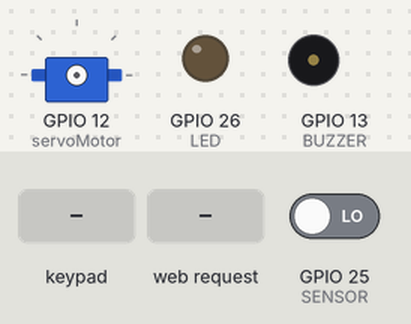
Recording of a sketch running on a simulated ESP32. Parts: servo, output pins drawn as LEDs (lit = HIGH), buzzer (waves = sounding, pin HIGH). The test bench sets the inputs (shaded band); at power-on: GPIO 25 (SENSOR) LOW. WiFi joins after 1.5 s; servers stay silent unless stated; what the sketch prints to the serial monitor is not drawn.

Above: at 2.7 s.
2.8 s: keypad keys 1 2 3 pressed 0.4 s apart
7.0 s: HTTP request GET / received
10.0 s: GPIO 25 (SENSOR) driven HIGH
At 12.9 s:
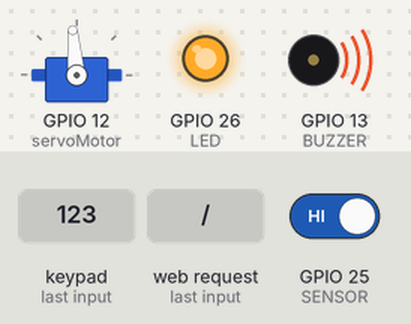
Timing chart, 0 to 17.0 s (numbered marks = the images above; inputs shaded):
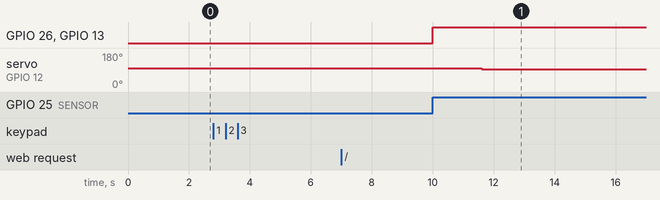

The sketch:

IoT_Final.ino
```cpp
// Dan Koskiranta
// Date 9 May 2023
// IoT Project 2022-23: Intruder Detection System is a security system designed to help people to monitor their property.
// Some of the keypad code was borrowed from the following source https://esp32io.com/tutorials/esp32-keypad
// WiFi connection code was borrowed from the PowerPoint slides offered by Atlantic Technological University Galway-Mayo

#include <WiFi.h>
#include <WiFiClient.h>         // WiFiClient.h allows the ESP32 board to act as a client and to connect to other devices or servers over a WiFi network
#include <WebServer.h>
#include <Keypad.h>
#include <ESP32Servo.h>

const int SENSOR = 25;
const int LED = 26;
const int BUZZER = 13;

int sensorValue;
Servo servoMotor;

// Character to hold password input
char userInput[3];

char x = 0;

// Character for system deactivation
char character;

// Password for activation
char keypad_password[] = "123";

// Counter to check the password is correct
int passwordCount = 0;

// Character to hold key input
char keyPosition;

// Constants for row and column sizes
const int ROWS = 4;
const int COLUMNS = 4;

// Array to represent keys on keypad
char keys[ROWS][COLUMNS] =
{
  {'1','2','3','F'},
  {'4','5','6','E'},
  {'7','8','9','D'},
  {'A','0','B','C'},
};

// Connections to ESP32
byte row_pins[ROWS] = {19,18,5,17};          // GPIO19, GPIO18, GPIO5, GPIO17 connect to the row pins
byte column_pins[COLUMNS] = {16,4,0,2};

// Create keypad object
Keypad keypad_object = Keypad(makeKeymap(keys), row_pins, column_pins, ROWS, COLUMNS);
//https://esp32io.com/tutorials/esp32-keypad

const char* ssid = "iPhone"; // Enter the name of your phone hotspot here (usually just the name of you phone); must be 8 chars or less, no spaces or funny characters!
const char* password = "3otwnhquqsq6u"; // Enter the password you set on your phone for your hotspot; try enterinbg EXACTLY 8 chars, no spaces or funny characters!
// https://arduino.stackexchange.com/questions/57251/arduino-ide-c-11-raw-string-literal-have-issues-with-in-http-complier-t

// The server listens to this port: 80 is the default port for HTTP
// The web server will communicate with the web client via this port
WebServer server(80);

// Initialize a character pointer 'homePageHtmlPart1' with a raw string literal that contains an HTML document
// R indicates that the string is a raw string literal, and the sequence of '=' characters is a delimiter that specifies the start and end of the string
// Character pointer points to the first character of the string literal. With the character pointer you can manipulate strings of characters dynamically at runtime
char *homePageHtmlPart1 = R"=====(
<!DOCTYPE html>
<html>
<head>
<style>
 body {
  background: linear-gradient(to bottom, #ffffff 0%, #999966 100%);
}
.flex-container {
  display: flex;
  background-color: Red;
}

h1{
  padding: 2vh;
  text-align: center;
  font-size: 50px;
}
h2 {
  text-align: center;
  font-size: 45px;
}

.flex-container > div {
  background-color: #f1f1f1;
  margin: 10px;
  padding: 20px;
  font-size: 30px;
}
</style>
</head>
<body>

<h1>Intruder Detection System</h1>
<h2> Alarm System Activated </h2>
<br>
<br>

<div class="flex-container">
  <div><span id='pir'></span></div>
  <div><span id='date'></span></div>
  <div><span id='time'></span></div>
</div>

<script>
  async function updatePIR() {
   // alert('Waiting . . .  ')
    const Ares = await fetch("/getData")
  //  alert(Ares)
    const Adata = await Ares.text()
  //  alert(Adata)
    document.getElementById('pir').innerHTML = Adata
    let date = document.getElementById('date');
    let time = document.getElementById('time');
    let d = new Date();
    date.innerHTML = d.toLocaleDateString();
    time.innerHTML = d.toLocaleTimeString();
  }
  setInterval(updatePIR, 2000);

 </script>
 </body>
</html>
)=====";

// Interrupt function. The ESP32 will respond quickly with this function when a specific change in the pin level is detected
void IRAM_ATTR Interrupt() {
  digitalWrite(LED, HIGH);
  digitalWrite(BUZZER, HIGH);
}

String getPIR() {
  sensorValue = digitalRead(SENSOR);
  String retVal = "";
  if(sensorValue == HIGH) {
    retVal += "ALARM";
  }
  else if(sensorValue == LOW) {
    retVal += "  ";
  }
  return retVal;
 }

 // Handling function for a request to the server
void handleRoot() {
  Serial.println("Sending home page");
  String message = homePageHtmlPart1;
  server.send(200, "text/html", message);           // 200 means OK
}

// Function to send the PIR value to the web page
void handleTheFetch() {
  String info = getPIR();
  //Serial.println("Sending getPIR()");
  //Serial.println(info);
  server.send(200, "text/plain", info);           // The send() function sends a HTTP response to the client
 }


void setup() {
  // put your setup code here, to run once:
  pinMode(SENSOR, INPUT);
  pinMode(LED, OUTPUT);
  pinMode(BUZZER, OUTPUT);

  Serial.begin(115200);
  WiFi.mode(WIFI_STA);                   //Station mode. The ESP32 can connect to other networks
  WiFi.begin(ssid, password);           // Connect to WiFi network. Sets the SSID and password for the network to connect to
  Serial.println("");

  // Wait for connection
  while (WiFi.status() != WL_CONNECTED) {
    delay(500);
    Serial.print(".");
  }
  Serial.println("");
  Serial.print("Connected to ");
  Serial.println(ssid);
  Serial.print("IP address: ");
  Serial.println(WiFi.localIP());     // Get the boards IP address

  // Forward slash means that it will execute the function that is following. (/) is the root path/root URL.
  server.on("/", handleRoot);
  server.on("/getData", handleTheFetch);     // The server.on() method sets up a respond function to handle specific HTTP methods and URLs
  server.begin();                           // Start the server
  Serial.println("HTTP server started");
}

void loop() {
  // handleClient method on the server object handles the incoming HTTP requests. You have to call it repeteadly
  server.handleClient();                              // handleClient method generates a response to the web client
  delay(2);//allow the cpu to switch to other tasks

  Serial.println("\nPlease enter the pin: ");

  // Scan the keypad
  keyPosition = keypad_object.getKey();

  while(passwordCount != 3) {
    keyPosition = keypad_object.getKey();

    // If a key has been pressed
    if(keyPosition){
      Serial.println(keyPosition);

      for(x = 0; x < 3; x++){
        // A value from the user represents a key on the keypad
        userInput[x] = keyPosition;

        // If the value from the userInput array matches a value from the password array
        if(userInput[x] == keypad_password[x]){
          // Increment the password counter
          passwordCount++;
        }
      }

      // Correct Password. The password counter needs to be 3.
      if(passwordCount == 3){
        Serial.println("\nSystem Activated\n");
        delay(5000);
        servo();
      }
      else{
        Serial.println("\nIncorrect PIN. Try Again\n");
      }
    }
  }
}
```

servo.ino
```cpp
void servo() {

  keyPosition = keypad_object.getKey();
  while(passwordCount == 3){
     server.handleClient();                       // Generate a response to the web client
     delay(2);                                    //allow the cpu to switch to other tasks

     attachInterrupt(SENSOR, Interrupt, HIGH);    // Interrupt to detect a specific change in the PIR sensor pin
     servoMotor.attach(12);
     servoMotor.write(98);                        // Turn counter-clockwise at slow speed
     keyPosition = keypad_object.getKey();
     Serial.println(keyPosition);
     character = keyPosition;

     // Deactivate the system
     if(character == 'A'){
       Serial.println("System Deactivated");
       passwordCount = 0;
       servoMotor.detach();
       detachInterrupt(SENSOR);                   // Disable the interrupt function
       digitalWrite(LED, LOW);
       digitalWrite(BUZZER, LOW);
     }
     server.handleClient();
     delay(2);
     delay(3000);
     servoMotor.write(95);                        // Stop the servo for 2 seconds
     delay(2000);
     server.handleClient();
     delay(2);
     servoMotor.write(94);                        // Turn clockwise at slow speed
     keyPosition = keypad_object.getKey();
     Serial.println(keyPosition);
     character = keyPosition;

     if(character == 'A'){
       Serial.println("System Deactivated");
       passwordCount = 0;
       servoMotor.detach();
       detachInterrupt(SENSOR);
       digitalWrite(LED, LOW);
       digitalWrite(BUZZER, LOW);
     }
     server.handleClient();
     delay(2);
     delay(2100);
     servoMotor.write(95);
     delay(2000);
     server.handleClient();
     delay(2);
  }
}
```

Measured:
- after the input at 2.8 s, every drawn part: stays the same
- after the input at 10.0 s, GPIO 26 (LED), GPIO 13 (BUZZER): LOW → HIGH at once
